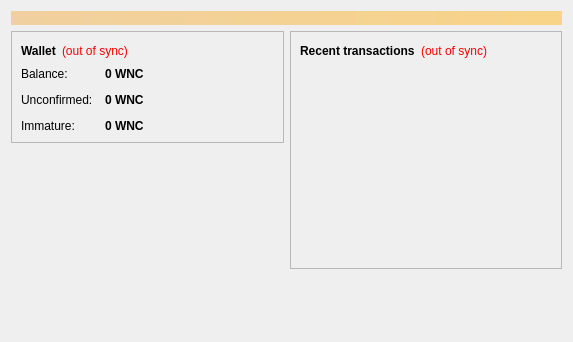
<?xml version="1.0" encoding="UTF-8"?>
<ui version="4.0">
 <class>OverviewPage</class>
 <widget class="QWidget" name="OverviewPage">
  <property name="geometry">
   <rect>
    <x>0</x>
    <y>0</y>
    <width>573</width>
    <height>342</height>
   </rect>
  </property>
  <property name="windowTitle">
   <string>Form</string>
  </property>
  <layout class="QVBoxLayout" name="topLayout">
   <item>
    <widget class="QLabel" name="labelAlerts">
     <property name="visible">
      <bool>false</bool>
     </property>
     <property name="styleSheet">
      <string notr="true">background-color: qlineargradient(x1: 0, y1: 0, x2: 1, y2: 0, stop:0 #F0D0A0, stop:1 #F8D488); color:#000000;</string>
     </property>
     <property name="wordWrap">
      <bool>true</bool>
     </property>
     <property name="margin">
      <number>3</number>
     </property>
    </widget>
   </item>
   <item>
    <layout class="QHBoxLayout" name="horizontalLayout" stretch="1,1">
     <item>
      <layout class="QVBoxLayout" name="verticalLayout_2">
       <item>
        <widget class="QFrame" name="frame">
         <property name="frameShape">
          <enum>QFrame::StyledPanel</enum>
         </property>
         <property name="frameShadow">
          <enum>QFrame::Raised</enum>
         </property>
         <layout class="QVBoxLayout" name="verticalLayout_4">
          <item>
           <layout class="QHBoxLayout" name="horizontalLayout_4">
            <item>
             <widget class="QLabel" name="label_5">
              <property name="font">
               <font>
                <weight>75</weight>
                <bold>true</bold>
               </font>
              </property>
              <property name="text">
               <string>Wallet</string>
              </property>
             </widget>
            </item>
            <item>
             <widget class="QLabel" name="labelWalletStatus">
              <property name="toolTip">
               <string>The displayed information may be out of date. Your wallet automatically synchronizes with the Willienelsoncoin network after a connection is established, but this process has not completed yet.</string>
              </property>
              <property name="styleSheet">
               <string notr="true">QLabel { color: red; }</string>
              </property>
              <property name="text">
               <string notr="true">(out of sync)</string>
              </property>
              <property name="alignment">
               <set>Qt::AlignLeading|Qt::AlignLeft|Qt::AlignVCenter</set>
              </property>
             </widget>
            </item>
            <item>
             <spacer name="horizontalSpacer_2">
              <property name="orientation">
               <enum>Qt::Horizontal</enum>
              </property>
              <property name="sizeHint" stdset="0">
               <size>
                <width>40</width>
                <height>20</height>
               </size>
              </property>
             </spacer>
            </item>
           </layout>
          </item>
          <item>
           <layout class="QFormLayout" name="formLayout_2">
            <property name="fieldGrowthPolicy">
             <enum>QFormLayout::AllNonFixedFieldsGrow</enum>
            </property>
            <property name="horizontalSpacing">
             <number>12</number>
            </property>
            <property name="verticalSpacing">
             <number>12</number>
            </property>
            <item row="0" column="0">
             <widget class="QLabel" name="label">
              <property name="text">
               <string>Balance:</string>
              </property>
             </widget>
            </item>
            <item row="0" column="1">
             <widget class="QLabel" name="labelBalance">
              <property name="font">
               <font>
                <weight>75</weight>
                <bold>true</bold>
               </font>
              </property>
              <property name="cursor">
               <cursorShape>IBeamCursor</cursorShape>
              </property>
              <property name="toolTip">
               <string>Your current balance</string>
              </property>
              <property name="text">
               <string notr="true">0 WNC</string>
              </property>
              <property name="textInteractionFlags">
               <set>Qt::LinksAccessibleByMouse|Qt::TextSelectableByKeyboard|Qt::TextSelectableByMouse</set>
              </property>
             </widget>
            </item>
            <item row="1" column="0">
             <widget class="QLabel" name="label_3">
              <property name="text">
               <string>Unconfirmed:</string>
              </property>
             </widget>
            </item>
            <item row="1" column="1">
             <widget class="QLabel" name="labelUnconfirmed">
              <property name="font">
               <font>
                <weight>75</weight>
                <bold>true</bold>
               </font>
              </property>
              <property name="cursor">
               <cursorShape>IBeamCursor</cursorShape>
              </property>
              <property name="toolTip">
               <string>Total of transactions that have yet to be confirmed, and do not yet count toward the current balance</string>
              </property>
              <property name="text">
               <string notr="true">0 WNC</string>
              </property>
              <property name="textInteractionFlags">
               <set>Qt::LinksAccessibleByMouse|Qt::TextSelectableByKeyboard|Qt::TextSelectableByMouse</set>
              </property>
             </widget>
            </item>
            <item row="2" column="0">
             <widget class="QLabel" name="labelImmatureText">
              <property name="text">
               <string>Immature:</string>
              </property>
             </widget>
            </item>
            <item row="2" column="1">
             <widget class="QLabel" name="labelImmature">
              <property name="font">
               <font>
                <weight>75</weight>
                <bold>true</bold>
               </font>
              </property>
              <property name="toolTip">
               <string>Mined balance that has not yet matured</string>
              </property>
              <property name="text">
               <string notr="true">0 WNC</string>
              </property>
              <property name="textInteractionFlags">
               <set>Qt::LinksAccessibleByMouse|Qt::TextSelectableByKeyboard|Qt::TextSelectableByMouse</set>
              </property>
             </widget>
            </item>
           </layout>
          </item>
         </layout>
        </widget>
       </item>
       <item>
        <spacer name="verticalSpacer">
         <property name="orientation">
          <enum>Qt::Vertical</enum>
         </property>
         <property name="sizeHint" stdset="0">
          <size>
           <width>20</width>
           <height>40</height>
          </size>
         </property>
        </spacer>
       </item>
      </layout>
     </item>
     <item>
      <layout class="QVBoxLayout" name="verticalLayout_3">
       <item>
        <widget class="QFrame" name="frame_2">
         <property name="frameShape">
          <enum>QFrame::StyledPanel</enum>
         </property>
         <property name="frameShadow">
          <enum>QFrame::Raised</enum>
         </property>
         <layout class="QVBoxLayout" name="verticalLayout">
          <item>
           <layout class="QHBoxLayout" name="horizontalLayout_2">
            <item>
             <widget class="QLabel" name="label_4">
              <property name="text">
               <string>&lt;b&gt;Recent transactions&lt;/b&gt;</string>
              </property>
             </widget>
            </item>
            <item>
             <widget class="QLabel" name="labelTransactionsStatus">
              <property name="toolTip">
               <string>The displayed information may be out of date. Your wallet automatically synchronizes with the Willienelsoncoin network after a connection is established, but this process has not completed yet.</string>
              </property>
              <property name="styleSheet">
               <string notr="true">QLabel { color: red; }</string>
              </property>
              <property name="text">
               <string notr="true">(out of sync)</string>
              </property>
              <property name="alignment">
               <set>Qt::AlignRight|Qt::AlignTrailing|Qt::AlignVCenter</set>
              </property>
             </widget>
            </item>
            <item>
             <spacer name="horizontalSpacer">
              <property name="orientation">
               <enum>Qt::Horizontal</enum>
              </property>
              <property name="sizeHint" stdset="0">
               <size>
                <width>40</width>
                <height>20</height>
               </size>
              </property>
             </spacer>
            </item>
           </layout>
          </item>
          <item>
           <widget class="QListView" name="listTransactions">
            <property name="styleSheet">
             <string notr="true">QListView { background: transparent; }</string>
            </property>
            <property name="frameShape">
             <enum>QFrame::NoFrame</enum>
            </property>
            <property name="verticalScrollBarPolicy">
             <enum>Qt::ScrollBarAlwaysOff</enum>
            </property>
            <property name="horizontalScrollBarPolicy">
             <enum>Qt::ScrollBarAlwaysOff</enum>
            </property>
            <property name="selectionMode">
             <enum>QAbstractItemView::NoSelection</enum>
            </property>
           </widget>
          </item>
         </layout>
        </widget>
       </item>
       <item>
        <spacer name="verticalSpacer_2">
         <property name="orientation">
          <enum>Qt::Vertical</enum>
         </property>
         <property name="sizeHint" stdset="0">
          <size>
           <width>20</width>
           <height>40</height>
          </size>
         </property>
        </spacer>
       </item>
      </layout>
     </item>
    </layout>
   </item>
  </layout>
 </widget>
 <resources/>
 <connections/>
</ui>
